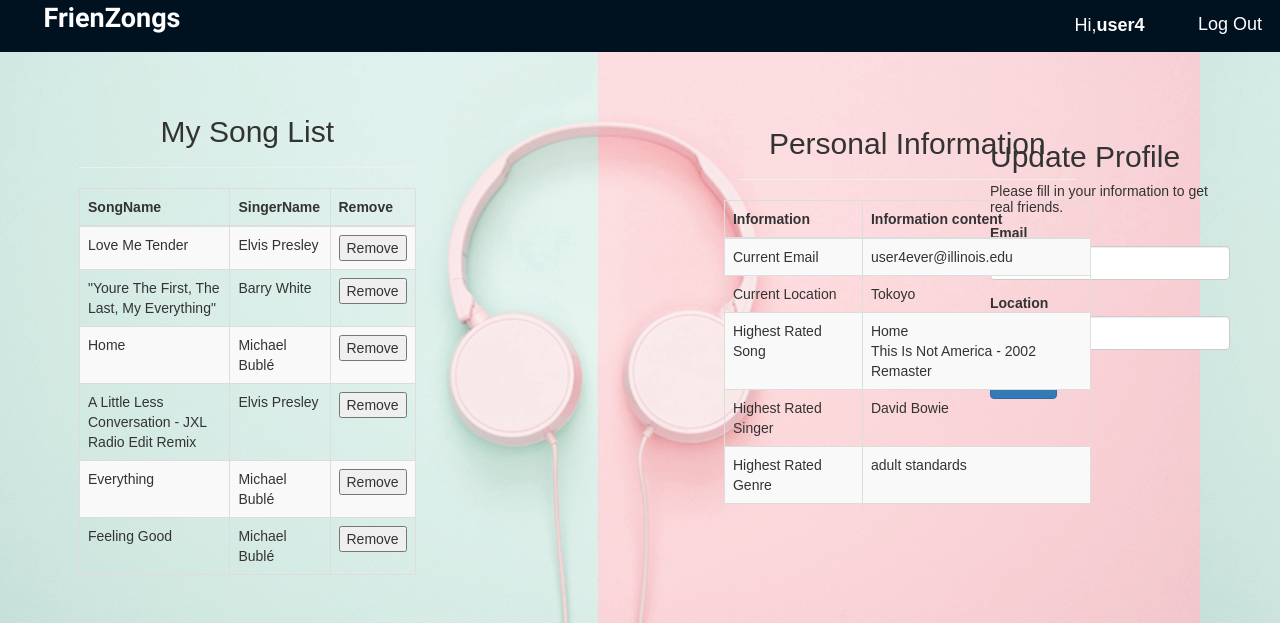
/personal.php (signed in), run on the app's committed database.
### tables this page shows
CREATE TABLE `adding` (
  `userid` int(11) NOT NULL,
  `songid` int(11) NOT NULL
);

CREATE TABLE `song` (
  `SongID` int(11) NOT NULL,
  `SongName` varchar(300) DEFAULT NULL,
  `Singer` varchar(300) DEFAULT NULL,
  `Genre` varchar(300) NOT NULL,
  `ReleaseDate` int(11) DEFAULT NULL,
  `BeatsPerMinute` varchar(300) NOT NULL,
  `Danceability` varchar(255) NOT NULL
);

CREATE TABLE `users` (
  `id` int(11) NOT NULL,
  `username` varchar(50) NOT NULL,
  `password` varchar(255) NOT NULL,
  `email` varchar(255) NOT NULL DEFAULT 'TBD',
  `location` varchar(255) NOT NULL DEFAULT 'TBD'
);

### personal.php (the view, shortened to what this page needs)
<?php
include "config.php";
?>
<!DOCTYPE html>
<html lang="en">
<head>
    <link rel="stylesheet" href="https://maxcdn.bootstrapcdn.com/bootstrap/3.3.7/css/bootstrap.css">
</head>
<body>
<div class="container">
    <div class="main-title"><a style="color:white" class="goback" href="search.php"> <b>FrienZongs</b></a></div>
    <div class="welcome">
        <a class="gohead" href="personal.php"><h4>Hi,<b><?=$_SESSION["username"]?></b>&nbsp;&nbsp;</h4></a>
    </div>
    <div class="logout">
        <a href="logout.php" class="gohead"><h4>Log Out</h4></a>
    </div>
</div>
<div class="wrapper update-profile">
        <h2>Update Profile</h2>
        <p>Please fill in your information to get real friends.</p>
        <form action="personal_following.php" method="post">
            <div class="form-group">
                <label>Email</label>
                <input type="text" name="email" class="form-control">
            </div>
            <div class="form-group">
                <label>Location</label>
                <input type="text" name="location" class="form-control">
            </div>
            <div class="form-group">
                <input type="submit" class="btn btn-primary" value="submit">
            </div>
        </form>
</div>
<div class="title1">
<div class="wrapper">
        <div class="container-fluid">
            <div class="row">
                <div class="col-md-8">
                    <div class="page-header clearfix">
                        <h2>My Song List</h2>
                    </div>
<?php
	$searchuser = $_SESSION["id"];
	$query_adding_sql="SELECT * FROM adding,song WHERE adding.songid=song.SongID AND adding.userid=$searchuser";
	$query_adding_result=mysqli_query($link,$query_adding_sql);
	if (mysqli_num_rows($query_adding_result)>0) {
		echo "<table class='table table-bordered table-striped'>";
            echo "<thead>";
                echo "<tr>";
                    echo "<th>SongName</th>";
                    echo "<th>SingerName</th>";
                    echo "<th>Remove</th>";
                echo "</tr>";
            echo "<thead>";
            echo "<tbody>";
            while($row=mysqli_fetch_array($query_adding_result)) {
            	$currentsong=$row['SongID'];
            	echo "<tr>";
                echo "<td>" . $row['SongName'] . "</td>";
            	echo "<td>" . $row['Singer'] . "</td>";
            	echo "<td><form action='removing.php' method='post'>
                        <input type='hidden' name='id' value=$currentsong>
                        <button type='submit' name='sub' value='subed'>Remove</button>
                    </form></td>";
            	echo "</tr>";
            }
            echo "</tbody>";
	}
?>
            </div>
        </div>
    </div>
</div>
</div>
<div class="title2">
<div class="wrapper">
        <div class="container-fluid">
            <div class="row">
                <div class="col-md-8">
                    <div class="page-header clearfix">
                        <h2>Personal Information</h2>
                    </div>
<?php
    $searchuser = $_SESSION["id"];
    $info_sql="SELECT email,location FROM users WHERE id ='$searchuser'";
    $hsong_sql="SELECT SongName FROM song WHERE SongID IN (SELECT SongID FROM rating WHERE userid=$searchuser and ratings >= ALL (SELECT ratings FROM rating WHERE userid=$searchuser))";
    $hsinger_sql="SELECT Singer FROM rating natural join song WHERE userid=$searchuser GROUP BY singer HAVING avg(ratings) >= ALL (SELECT avg(ratings) FROM rating natural join song WHERE userid=$searchuser GROUP BY singer)";
    $hgenre_sql="SELECT Genre FROM rating natural join song WHERE userid=$searchuser GROUP BY genre HAVING avg(ratings) >= ALL (SELECT avg(ratings) FROM rating natural join song WHERE userid=$searchuser GROUP BY genre)";
		echo "<table class='table table-bordered table-striped secondtable'>";
            echo "<thead>";
                echo "<tr>";
                    echo "<th>Information</th>";
                    echo "<th>Information content</th>";
                echo "</tr>";
            echo "<thead>";
            echo "<tbody>";
            echo "<tr>";
            echo "<td>Current Email</td>";
                    if($info_result=mysqli_query($link,$info_sql)){
                        $info_array=mysqli_fetch_array($info_result);
                        echo  "<td>".$info_array['email']."</td>";
                    }else{
                        echo "<td>NULL</td>";
                    }
            echo "</tr>";
            echo "<td>Current Location</td>";
                if($info_result=mysqli_query($link,$info_sql)){
                    echo  "<td>".$info_array['location']."</td>";
                }else{
                    echo "<td>NULL</td>";
                }
            echo "<td>Highest Rated Song</td>";
                if($hsong_result=mysqli_query($link,$hsong_sql)){
                    echo  "<td>";
                    while($hsong_row = mysqli_fetch_array($hsong_result)){
                        echo $hsong_row['SongName']."<br>";
                    }
                    echo "</td>";
                }else{
                    echo "<td>NULL</td>";
                }
            echo "<td>Highest Rated Singer</td>";
                if($hsinger_result=mysqli_query($link,$hsinger_sql)){
                    echo  "<td>";
                    while($hsinger_row = mysqli_fetch_array($hsinger_result)){
                        echo $hsinger_row['Singer']."<br>";
                    }
                    echo "</td>";
                }else{
                    echo "<td>NULL</td>";
                }
            echo "<td>Highest Rated Genre</td>";
                if($hgenre_result=mysqli_query($link,$hgenre_sql)){
                    echo  "<td>";
                    while($hgenre_row = mysqli_fetch_array($hgenre_result)){
                        echo $hgenre_row['Genre']."<br>";
                    }
                    echo "</td>";
                }else{
                    echo "<td>NULL</td>";
                }
            echo "</tbody>";
            echo "</table>";
?>
            </div>
        </div>
    </div>
</div>
</div>
</body>
</html>

### personal.php (style rules this page uses)
body { font: 14px sans-serif; background-image: url("sounds-header6.jpg"); }
.wrapper { width: 550px; margin: 0 auto; }
.title1 { position: absolute; width: 25%; margin: 0 auto; top: 75px; left: 5%; }
.title2 { position: absolute; width: 15%; margin: 0 auto; top: 12px; left: 180%; }
.page-header h2 { margin-top: 0; text-align: center; }
.secondtable { position: absolute; width: 350x; margin: 0 auto; top: 125px; left: 180%; }
.main-title { position: absolute; width: 200px; border: 0px; padding: 2px; margin: 0px; left:12px; top:0px; text-align: center; font-family:'Sofia'; font-size:27px; }
.welcome { position: absolute; width: 300px; border: 5px; padding: 4.5px; margin: 1px; right:120px; top:0px; text-align: right; }
.logout { position: absolute; width: 100px; border: 5px; padding: 4.5px; margin: 0px; right:0px; top:0px; text-align: center; }
.container { height:52px; width:100%; background-color:#001120; }
.goback:link { text-decoration: none; }
.gohead:link { text-decoration: none; }
h4 { color: white; }
.update-profile { position: absolute; top: 120px; right:50px; width: 240px; }

### data on the page
adding: songid.SongName "Love Me Tender", songid.Singer "Elvis Presley"
adding: songid.SongName "\"Youre The First, The Last, My Everything\"", songid.Singer "Barry White"
adding: songid.SongName "Home", songid.Singer "Michael Bublé"
adding: songid.SongName "A Little Less Conversation - JXL Radio Edit Remix", songid.Singer "Elvis Presley"
adding: songid.SongName "Everything", songid.Singer "Michael Bublé"
adding: songid.SongName "Feeling Good", songid.Singer "Michael Bublé"
users: email "user4ever@illinois.edu", location "Tokoyo"

### other printed values
$_SESSION["username"] "user4"
$hsong_row['SongName'] "Home"
$hsong_row['SongName'] "This Is Not America - 2002 Remaster"
$hsinger_row['Singer'] "David Bowie"
$hgenre_row['Genre'] "adult standards"
